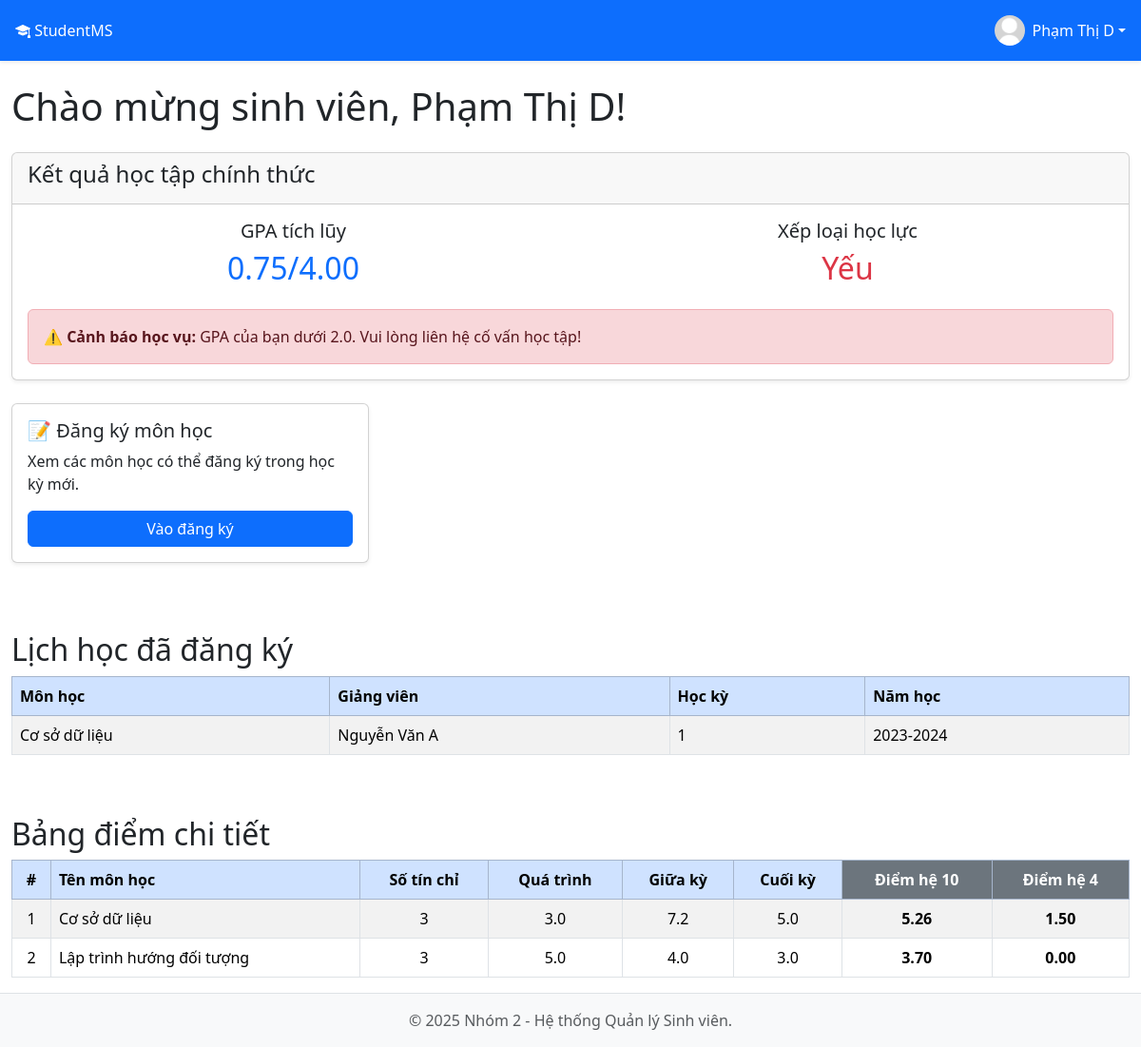
Screenshot of /student/index.php (signed in) with the database file from the repository.
### tables this page shows
CREATE TABLE IF NOT EXISTS `users` (
  `id` int NOT NULL AUTO_INCREMENT,
  `username` varchar(50) NOT NULL,
  `password` varchar(255) NOT NULL,
  `role` enum('admin','lecturer','student') NOT NULL,
  `email` varchar(255) NOT NULL,
  `full_name` varchar(255) NOT NULL,
  `phone` varchar(20) DEFAULT NULL,
  `address` text,
  `gender` enum('Nam','Nữ','Khác') DEFAULT NULL,
  `birthday` date DEFAULT NULL,
  `avatar` varchar(255) DEFAULT 'default.png',
  `lop_hoc_id` int DEFAULT NULL,
  PRIMARY KEY (`id`),
  UNIQUE KEY `username` (`username`),
  UNIQUE KEY `email` (`email`),
  KEY `lop_hoc_id` (`lop_hoc_id`)
);

CREATE TABLE IF NOT EXISTS `phan_cong` (
  `id` int NOT NULL AUTO_INCREMENT,
  `lecturer_id` int NOT NULL,
  `subject_id` int NOT NULL,
  `lop_hoc_id` int NOT NULL,
  `hoc_ky` int NOT NULL,
  `nam_hoc` varchar(10) NOT NULL,
  PRIMARY KEY (`id`),
  KEY `lecturer_id` (`lecturer_id`),
  KEY `subject_id` (`subject_id`),
  KEY `lop_hoc_id` (`lop_hoc_id`)
);

CREATE TABLE IF NOT EXISTS `mon_hoc` (
  `id` int NOT NULL AUTO_INCREMENT,
  `ma_mon` varchar(20) NOT NULL,
  `ten_mon` varchar(255) NOT NULL,
  `so_tin_chi` int NOT NULL,
  `khoa_id` int NOT NULL,
  PRIMARY KEY (`id`),
  UNIQUE KEY `ma_mon` (`ma_mon`),
  KEY `khoa_id` (`khoa_id`)
);

### includes/session.php (called while the page is built, shortened)
<?php
require_once dirname(__DIR__) . '/config/db.php';
$user_id = $_SESSION['user_id'];
$stmt = $pdo->prepare("SELECT * FROM users WHERE id = :id");
$stmt->execute(['id' => $user_id]);
$current_user = $stmt->fetch();
?>

### student/index.php (the view, shortened to what this page needs)
<?php
require_once '../includes/session.php';
require_once '../config/db.php';
$student_id = $_SESSION['user_id'];
$stmt = $pdo->prepare("SELECT lop_hoc_id FROM users WHERE id = ?");
$stmt->execute([$student_id]);
$student_class = $stmt->fetch();
$all_subjects_grades = [];
$incomplete_subjects_count = 0;
$total_points = 0;
$total_credits = 0;
$total_subjects_count = 0;
if ($student_class && $student_class['lop_hoc_id']) {
    $stmt = $pdo->prepare("
        SELECT
            pc.id AS phan_cong_id,
            mh.ten_mon,
            mh.so_tin_chi
        FROM phan_cong pc
        JOIN mon_hoc mh ON pc.subject_id = mh.id
        WHERE pc.lop_hoc_id = ?
        ORDER BY mh.ten_mon
    ");
    $stmt->execute([$student_class['lop_hoc_id']]);
    $assigned_subjects = $stmt->fetchAll();
    $total_subjects_count = count($assigned_subjects);
    foreach ($assigned_subjects as $subject) {
        $stmt_grade = $pdo->prepare("
            SELECT diem_qua_trinh, diem_giua_ky, diem_cuoi_ky
            FROM diem
            WHERE student_id = ? AND phan_cong_id = ?
        ");
        $stmt_grade->execute([$student_id, $subject['phan_cong_id']]);
        $grade = $stmt_grade->fetch();
        $diem_qt = $grade['diem_qua_trinh'] ?? null;
        $diem_gk = $grade['diem_giua_ky'] ?? null;
        $diem_ck = $grade['diem_cuoi_ky'] ?? null;
        $subject_data = [
            'ten_mon' => $subject['ten_mon'],
            'so_tin_chi' => $subject['so_tin_chi'],
            'diem_qua_trinh' => $diem_qt,
            'diem_giua_ky' => $diem_gk,
            'diem_cuoi_ky' => $diem_ck,
            'diem_he_10' => null,
            'diem_he_4' => null,
        ];
        if ($diem_qt !== null && $diem_gk !== null && $diem_ck !== null) {
            $score_10 = ($diem_qt * 0.2) + ($diem_gk * 0.3) + ($diem_ck * 0.5);
            $subject_data['diem_he_10'] = $score_10;
            $gpa_point = 0.0;
            if ($score_10 >= 8.5) $gpa_point = 4.0;
            elseif ($score_10 >= 8.0) $gpa_point = 3.5;
            elseif ($score_10 >= 7.0) $gpa_point = 3.0;
            elseif ($score_10 >= 6.5) $gpa_point = 2.5;
            elseif ($score_10 >= 5.5) $gpa_point = 2.0;
            elseif ($score_10 >= 5.0) $gpa_point = 1.5;
            elseif ($score_10 >= 4.0) $gpa_point = 1.0;
            else $gpa_point = 0.0;
            $subject_data['diem_he_4'] = $gpa_point;
            $credit = (int)$subject['so_tin_chi'];
            $total_points += $gpa_point * $credit;
            $total_credits += $credit;
        } else {
            $incomplete_subjects_count++;
        }
        $all_subjects_grades[] = $subject_data;
    }
}
$gpa = ($total_credits > 0) ? round($total_points / $total_credits, 2) : 0.0;
$rank = 'Chưa xếp loại';
if ($gpa > 0) {
    if ($gpa >= 3.6) $rank = 'Xuất sắc';
    elseif ($gpa >= 3.2) $rank = 'Giỏi';
    elseif ($gpa >= 2.5) $rank = 'Khá';
    elseif ($gpa >= 2.0) $rank = 'Trung bình';
    else $rank = 'Yếu';
}
$stmt = $pdo->prepare("
    SELECT
        mh.ten_mon AS subject_name,
        u.full_name AS lecturer_name,
        pc.hoc_ky,
        pc.nam_hoc
    FROM dang_ky dk
    JOIN phan_cong pc ON dk.phan_cong_id = pc.id
    JOIN mon_hoc mh ON pc.subject_id = mh.id
    JOIN users u ON pc.lecturer_id = u.id
    WHERE dk.student_id = ? AND dk.status = 'active'
    ORDER BY pc.nam_hoc DESC, pc.hoc_ky DESC, mh.ten_mon
");
$stmt->execute([$student_id]);
$schedules = $stmt->fetchAll();
?>
<?php require_once '../includes/header.php'; ?>
<div class="container-fluid">
    <div class="row">
        <div class="col-12">
            <h1 class="mt-4">Chào mừng sinh viên, <?= htmlspecialchars($_SESSION['full_name']) ?>!</h1>
            <div class="card mt-4 shadow-sm">
                <div class="card-header">
                    <h4>
                        <?php if ($incomplete_subjects_count > 0 && $total_subjects_count > 0): ?>
                            Kết quả học tập tạm thời
                        <?php else: ?>
                            Kết quả học tập chính thức
                        <?php endif; ?>
                    </h4>
                </div>
                <div class="card-body">
                    <div class="row text-center">
                        <div class="col-md-6 mb-3 mb-md-0">
                            <h5>
                                <?php if ($incomplete_subjects_count > 0 && $total_subjects_count > 0): ?>
                                    GPA tạm thời
                                <?php else: ?>
                                    GPA tích lũy
                                <?php endif; ?>
                            </h5>
                            <h2 class="text-primary"><?= number_format($gpa, 2) ?>/4.00</h2>
                        </div>
                        <div class="col-md-6">
                            <h5>
                                <?php if ($incomplete_subjects_count > 0 && $total_subjects_count > 0): ?>
                                    Xếp loại tạm thời
                                <?php else: ?>
                                    Xếp loại học lực
                                <?php endif; ?>
                            </h5>
                            <h2 class="<?php
                                if ($gpa >= 3.2) echo 'text-success';
                                elseif ($gpa >= 2.0) echo 'text-warning';
                                else echo 'text-danger';
                            ?>">
                                <?= htmlspecialchars($rank) ?>
                            </h2>
                        </div>
                    </div>
                     <?php if ($gpa > 0 && $gpa < 2.0 && $incomplete_subjects_count == 0): ?>
                        <div class="alert alert-danger mt-3 mb-0">
                            ⚠️ <strong>Cảnh báo học vụ:</strong> GPA của bạn dưới 2.0. Vui lòng liên hệ cố vấn học tập!
                        </div>
                    <?php endif; ?>
                </div>
            </div>
            <div class="row mt-4">
                <div class="col-md-6 col-lg-4 mb-4">
                    <div class="card h-100 shadow-sm">
                        <div class="card-body d-flex flex-column">
                            <h5 class="card-title">📝 Đăng ký môn học</h5>
                            <p class="card-text">Xem các môn học có thể đăng ký trong học kỳ mới.</p>
                            <a href="register.php" class="btn btn-primary mt-auto">Vào đăng ký</a>
                        </div>
                    </div>
                </div>
            </div>
            <h2 class="mt-5">Lịch học đã đăng ký</h2>
            <?php if (empty($schedules)): ?>
                <div class="alert alert-info">Bạn chưa đăng ký môn nào cho học kỳ này. <a href="register.php">Đăng ký ngay</a>.</div>
            <?php else: ?>
                <div class="table-responsive">
                    <table class="table table-bordered table-striped">
                        <thead class="table-primary">
                            <tr>
                                <th>Môn học</th>
                                <th>Giảng viên</th>
                                <th>Học kỳ</th>
                                <th>Năm học</th>
                            </tr>
                        </thead>
                        <tbody>
                            <?php foreach ($schedules as $s): ?>
                            <tr>
                                <td><?= htmlspecialchars($s['subject_name']) ?></td>
                                <td><?= htmlspecialchars($s['lecturer_name']) ?></td>
                                <td><?= (int)$s['hoc_ky'] ?></td>
                                <td><?= htmlspecialchars($s['nam_hoc']) ?></td>
                            </tr>
                            <?php endforeach; ?>
                        </tbody>
                    </table>
                </div>
            <?php endif; ?>
            <h2 class="mt-5">Bảng điểm chi tiết</h2>
            <?php if (empty($all_subjects_grades)): ?>
                <div class="alert alert-info">Chưa có dữ liệu điểm cho chương trình học của bạn.</div>
            <?php else: ?>
                <div class="table-responsive">
                    <table class="table table-bordered table-striped table-hover">
                        <thead class="table-primary">
                            <tr>
                                <th class="text-center">#</th>
                                <th>Tên môn học</th>
                                <th class="text-center">Số tín chỉ</th>
                                <th class="text-center">Quá trình</th>
                                <th class="text-center">Giữa kỳ</th>
                                <th class="text-center">Cuối kỳ</th>
                                <th class="text-center bg-secondary text-white">Điểm hệ 10</th>
                                <th class="text-center bg-secondary text-white">Điểm hệ 4</th>
                            </tr>
                        </thead>
                        <tbody>
                            <?php foreach ($all_subjects_grades as $index => $g): ?>
                            <tr>
                                <td class="text-center"><?= $index + 1 ?></td>
                                <td><?= htmlspecialchars($g['ten_mon']) ?></td>
                                <td class="text-center"><?= htmlspecialchars($g['so_tin_chi']) ?></td>
                                <td class="text-center"><?= $g['diem_qua_trinh'] !== null ? number_format((float)$g['diem_qua_trinh'], 1) : '–' ?></td>
                                <td class="text-center"><?= $g['diem_giua_ky'] !== null ? number_format((float)$g['diem_giua_ky'], 1) : '–' ?></td>
                                <td class="text-center"><?= $g['diem_cuoi_ky'] !== null ? number_format((float)$g['diem_cuoi_ky'], 1) : '–' ?></td>
                                <td class="text-center fw-bold <?= $g['diem_he_10'] === null ? 'text-muted' : '' ?>">
                                    <?= $g['diem_he_10'] !== null ? number_format((float)$g['diem_he_10'], 2) : 'N/A' ?>
                                </td>
                                <td class="text-center fw-bold <?= $g['diem_he_4'] === null ? 'text-muted' : '' ?>">
                                    <?= $g['diem_he_4'] !== null ? number_format((float)$g['diem_he_4'], 2) : 'N/A' ?>
                                </td>
                            </tr>
                            <?php endforeach; ?>
                        </tbody>
                    </table>
                </div>
            <?php endif; ?>
        </div>
    </div>
</div>
<?php require_once '../includes/footer.php'; ?>

### includes/header.php (shortened to what this page needs)
<?php
$base_url = '/QuanLiSinhVien/';
?>
<!DOCTYPE html>
<html lang="vi">
<head>
    <link href="https://cdn.jsdelivr.net/npm/bootstrap@5.3.3/dist/css/bootstrap.min.css" rel="stylesheet">
    <link rel="stylesheet" href="https://cdn.jsdelivr.net/npm/bootstrap-icons@1.11.3/font/bootstrap-icons.min.css">
    <link rel="stylesheet" href="<?php echo $base_url; ?>assets/css/style.css">
</head>
<body>
<header class="navbar navbar-dark sticky-top bg-primary p-0 shadow-sm py-2">
    <a class="navbar-brand col-md-3 col-lg-2 me-0 px-3 fs-6" href="<?php echo $base_url; ?>index.php">
        <i class="bi bi-mortarboard-fill"></i> StudentMS
    </a>
    <ul class="navbar-nav flex-row ms-auto me-3">
        <?php if (isset($_SESSION['user_id'])): ?>
            <li class="nav-item dropdown">
                <a class="nav-link dropdown-toggle text-white d-flex align-items-center" href="#" id="navbarDropdown" role="button" data-bs-toggle="dropdown" aria-expanded="false">
                    <img src="<?php echo $base_url . 'assets/images/avatars/' . (isset($current_user['avatar']) ? htmlspecialchars($current_user['avatar']) : 'default.png'); ?>"
                         alt="Avatar" class="rounded-circle me-2" style="width: 32px; height: 32px; object-fit: cover;">
                    <span class="d-none d-sm-inline"><?php echo isset($_SESSION['full_name']) ? htmlspecialchars($_SESSION['full_name']) : 'Tài khoản'; ?></span>
                </a>
            </li>
        <?php else: ?>
            <li class="nav-item"><a class="nav-link px-3 text-white" href="<?php echo $base_url; ?>login.php">Đăng nhập</a></li>
        <?php endif; ?>
    </ul>
</header>

### assets/css/style.css (style rules this page uses)
.navbar-brand { padding-top: .75rem; padding-bottom: .75rem; font-size: 1rem; }

### rows the page displays
users: avatar (placeholder picture)
phan_cong: subject.ten_mon "Cơ sở dữ liệu", lecturer.full_name "Nguyễn Văn A", hoc_ky "1", nam_hoc "2023-2024"

### other values shown
$_SESSION['full_name'] "Phạm Thị D"
$gpa "0.75"
$rank "Yếu"
$g['ten_mon'] "Cơ sở dữ liệu"
$g['so_tin_chi'] "3"
$g['diem_qua_trinh'] "3.0"
$g['diem_giua_ky'] "7.2"
$g['diem_cuoi_ky'] "5.0"
$g['diem_he_10'] "5.26"
$g['diem_he_4'] "1.50"
$g['ten_mon'] "Lập trình hướng đối tượng"
$g['diem_qua_trinh'] "5.0"
$g['diem_giua_ky'] "4.0"
$g['diem_cuoi_ky'] "3.0"
$g['diem_he_10'] "3.70"
